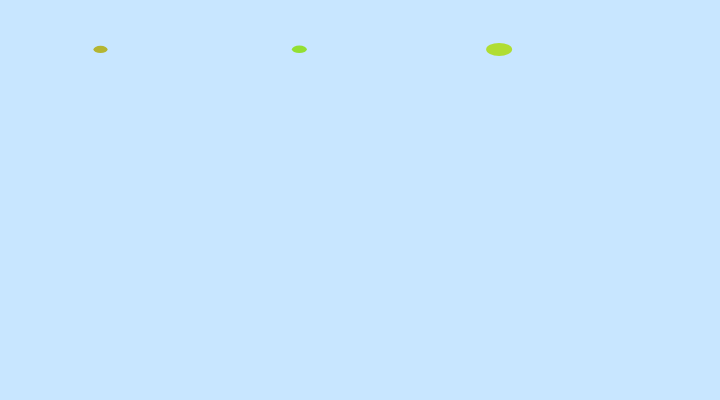
Frame 1 (no input)
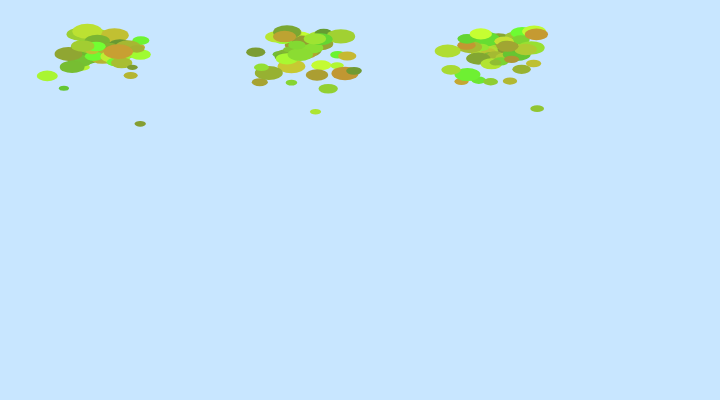
Frame 60 (no input)
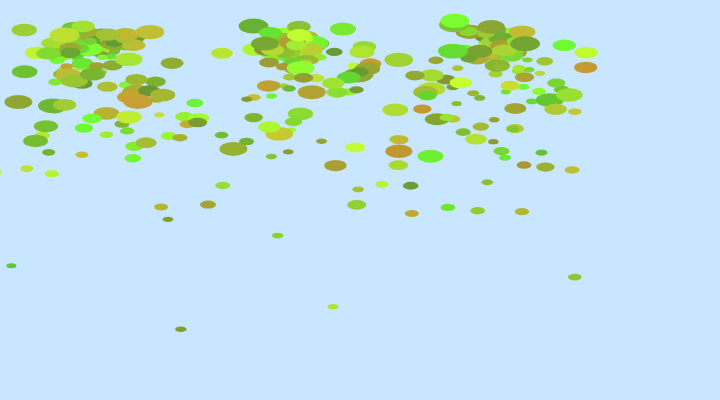
Frame 120 (the mouse pressed at the canvas centre since frame 60)

The p5.js sketch that drew these frames (run headless with seeded random() and noise() and a simulated clock; from frame 60 on, the mouse is pressed at the canvas centre):

// p5.js sketch
// ── sketch.js
let systems = [];

function setup() {
  createCanvas(720, 400);
  for (let i=0;i<3;i++){
    systems.push(new LeafSystem(createVector(100+i*200, 50)));
  }
}

function draw() {
  background(200, 230, 255);
  let gravity = createVector(0,0.05);
  let wind = createVector(random(-0.02,0.02),0);

  for (let sys of systems){
    sys.addLeaf();
    sys.addForce(gravity);
    sys.addForce(wind);
    sys.run();
  }
}

function mousePressed() {
  let burst = createVector(0,-0.5);
  for (let sys of systems){
    sys.addForce(burst);
  }
}

// ── Leaf.js
class Leaf {
  constructor(position, mass = 1) {
    this.position = position.copy();
    this.velocity = createVector(random(-1,1), random(-1,0));
    this.acceleration = createVector(0,0);
    this.mass = mass;
    this.color = color(random(100,200), random(150,255), 50);
    this.size = createVector(this.mass*10, this.mass*5);
  }

  applyForce(force) {
    let f = p5.Vector.div(force, this.mass);
    this.acceleration.add(f);
  }

  update() {
    this.velocity.add(this.acceleration);
    this.position.add(this.velocity);
    this.acceleration.mult(0);
  }

  display() {
    fill(this.color);
    noStroke();
    ellipse(this.position.x, this.position.y, this.size.x, this.size.y);
  }
}

// ── LeafSystem.js
class LeafSystem {
  constructor(origin) {
    this.origin = origin.copy();
    this.leaves = [];
    this.forces = [];
  }

  addLeaf() {
    this.leaves.push(new Leaf(this.origin, random(1,3)));
  }

  addForce(force) {
    this.forces.push(force.copy());
  }

  run() {
    for (let i = this.leaves.length - 1; i >= 0; i--) {
      let leaf = this.leaves[i];
      for (let f of this.forces) {
        leaf.applyForce(f);
      }
      leaf.update();
      leaf.display();
      if (leaf.position.y > height) this.leaves.splice(i,1);
    }
    this.forces = [];
  }
}
